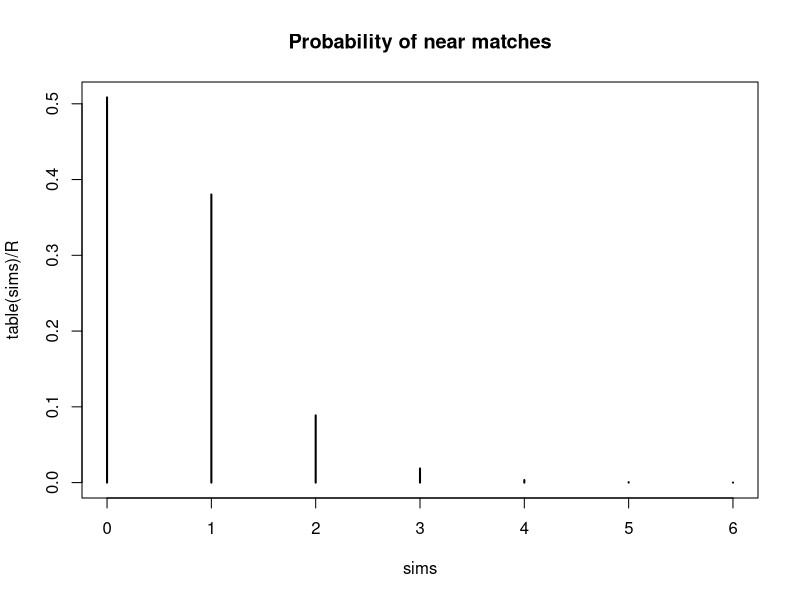
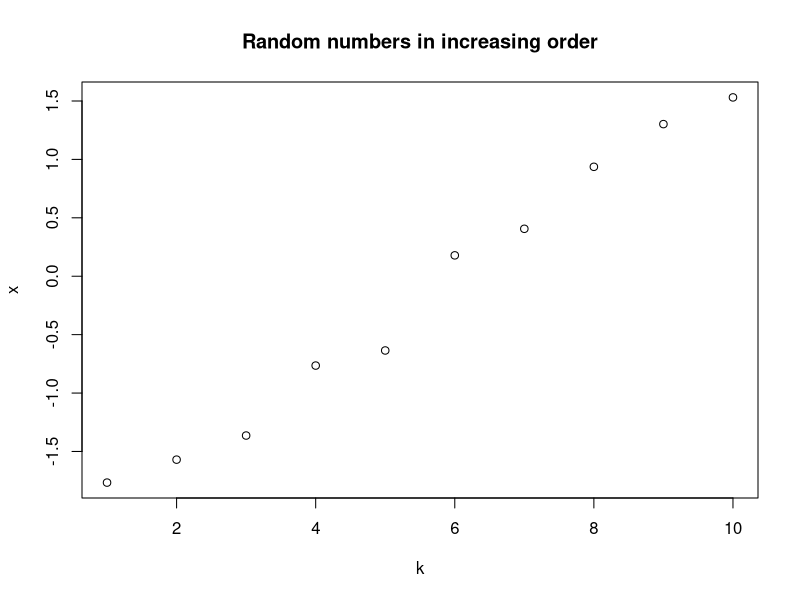

Write R code to recreate these figures, in order.
## ---- chunk 1
knitr::opts_chunk$set(echo=TRUE, comment=NULL)
## ---- chunk 2
R = 100000
n = 23
sims = replicate(R, {
    birthdays = sample(1:365, size=n, replace=TRUE)
    birthdays = sort(birthdays)
    min( diff(birthdays),
        (birthdays[1] + 365) - birthdays[n])
})

plot(table(sims)/R, main='Probability of near matches')
## ---- chunk 3
k = 1:10
x = sort(rnorm(k))

plot(k, x, main='Random numbers in increasing order')
